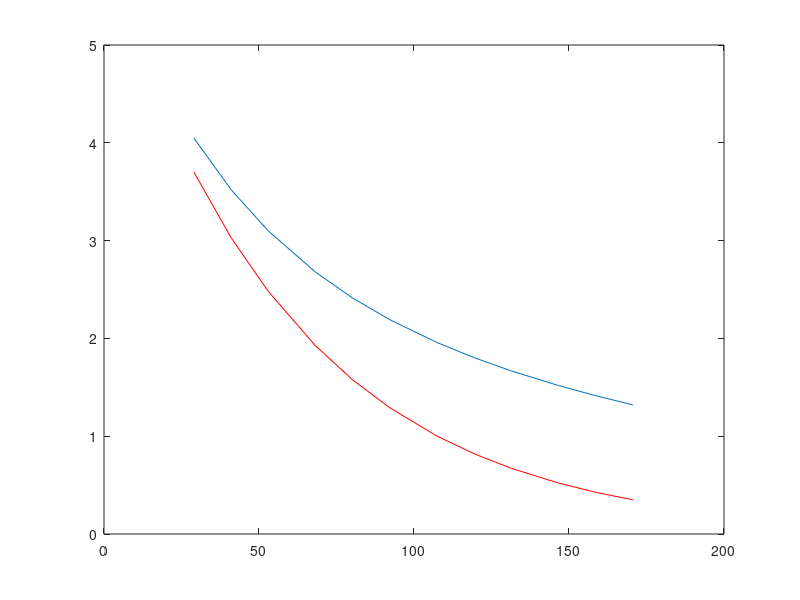

Write the MATLAB code that produced this figure.
clear all; close all;

echo = [29, 41, 53, 68.2, 80.2, 92.2, 107.4, 119.4, 131.4, 146.6, 158.6, 170.6];

T2a = 40;
T2b = 200;
S0 = 3;

Signal = S0*exp(-echo/T2a) + S0*exp(-echo/T2b);

plot(echo, Signal);
hold on

T2a = 60;
T2b = 60;

Signal = S0*exp(-echo/T2a) + S0*exp(-echo/T2b);

plot(echo, Signal,'Color','r');